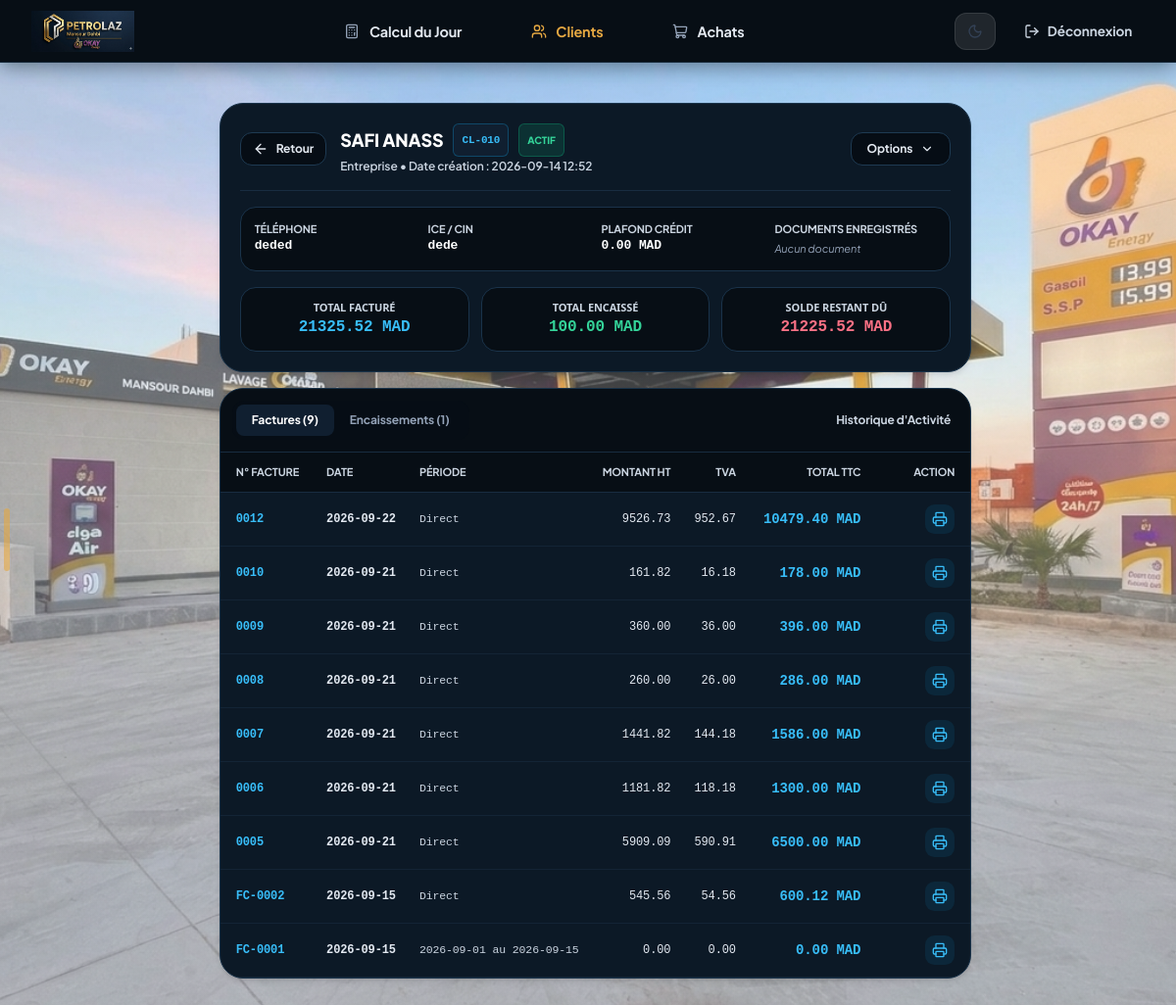
/clients/7 (signed in), run on the app's committed database.
### tables this page shows
CREATE TABLE clients (
            id INTEGER PRIMARY KEY AUTOINCREMENT,
            code TEXT UNIQUE,
            nom TEXT NOT NULL,
            type_client TEXT DEFAULT 'Entreprise',
            contact_nom TEXT,
            telephone TEXT,
            email TEXT,
            adresse TEXT,
            plafond REAL DEFAULT 0.0,
            solde REAL DEFAULT 0.0,
            delai_paiement INTEGER DEFAULT 0,
            mode_paiement TEXT DEFAULT 'Espèces',
            statut TEXT DEFAULT 'ACTIF',
            date_creation TEXT
        , ice TEXT DEFAULT '', document TEXT, doc_rc TEXT DEFAULT '', doc_statuts TEXT DEFAULT '', doc_cin TEXT DEFAULT '');

CREATE TABLE factures_clients (
            id INTEGER PRIMARY KEY AUTOINCREMENT,
            client_id INTEGER,
            numero_facture TEXT UNIQUE NOT NULL,
            date_facture TEXT NOT NULL,
            destinataire_nom TEXT DEFAULT '',
            destinataire_info TEXT DEFAULT '',
            taux_tva REAL DEFAULT 10.0,
            remise_pourcent REAL DEFAULT 0.0,
            montant_remise REAL DEFAULT 0.0,
            montant_ht REAL DEFAULT 0.0,
            montant_tva REAL DEFAULT 0.0,
            montant_ttc REAL NOT NULL,
            mode_paiement TEXT DEFAULT 'Espèces',
            notes TEXT DEFAULT '',
            lignes_json TEXT DEFAULT '[]',
            statut TEXT DEFAULT 'Validée',
            date_creation TEXT DEFAULT '', date_debut TEXT DEFAULT '', date_fin TEXT DEFAULT '',
            FOREIGN KEY (client_id) REFERENCES clients(id) ON DELETE SET NULL
        );

### pages/clients.py (the view)
@router.get("/clients/{client_id}", response_class=HTMLResponse)
async def client_detail_page(request: Request, client_id: int, tab: str = Query("factures")):
    conn = get_db_connection()
    client = conn.execute("SELECT * FROM clients WHERE id = ?", (client_id,)).fetchone()
    if not client:
        conn.close()
        return RedirectResponse(url="/clients", status_code=status.HTTP_303_SEE_OTHER)
    c_dict = dict(client)
    factures_raw = conn.execute("SELECT * FROM factures_clients WHERE client_id = ? ORDER BY date_facture DESC, id DESC", (client_id,)).fetchall()
    encaissements_raw = conn.execute("SELECT * FROM client_encaissements WHERE client_id = ? ORDER BY date_paiement DESC, id DESC", (client_id,)).fetchall()
    conn.close()
    factures = []
    for f in factures_raw:
        f_dict = dict(f)
        lignes_brutes = f_dict.get('lignes_json') or '[]'
        try:
            lignes_obj = json.loads(lignes_brutes) if isinstance(lignes_brutes, str) else lignes_brutes
        except Exception:
            lignes_obj = []
        f_payload = {
            "id": f_dict["id"],
            "numero_facture": f_dict.get("numero_facture", ""),
            "date_facture": f_dict.get("date_facture", ""),
            "montant_ht": float(f_dict.get("montant_ht") or 0.0),
            "montant_tva": float(f_dict.get("montant_tva") or 0.0),
            "montant_ttc": float(f_dict.get("montant_ttc") or 0.0),
            "lignes": lignes_obj
        }
        factures.append({
            **f_dict,
            "montant_ht": float(f_dict.get('montant_ht') or 0.0),
            "montant_tva": float(f_dict.get('montant_tva') or 0.0),
            "montant_ttc": float(f_dict.get('montant_ttc') or 0.0),
            "periode_str": f"{f_dict.get('date_debut')} au {f_dict.get('date_fin')}" if f_dict.get('date_debut') else "Direct",
            "json_payload": json.dumps(f_payload)
        })
    encaissements = []
    for e in encaissements_raw:
        e_dict = dict(e)
        fichier_url = f"/{e_dict['fichier']}" if e_dict.get('fichier') else ""
        e_payload = {
            "id": e_dict["id"],
            "date_paiement": e_dict.get("date_paiement", ""),
            "montant": float(e_dict.get("montant", 0.0)),
            "mode_paiement": e_dict.get("mode_paiement", "Espèces"),
            "reference": e_dict.get("reference", ""),
            "description": e_dict.get("description", ""),
            "fichier": fichier_url
        }
        encaissements.append({
            **e_dict,
            "montant": float(e_dict.get("montant") or 0.0),
            "fichier_url": fichier_url,
            "json_payload": json.dumps(e_payload)
        })
    total_factures = sum(f['montant_ttc'] for f in factures)
    total_encaisse = sum(e['montant'] for e in encaissements)
    template = templates.get_template("clients/client_detail.html")
    inner_html = template.render({
        "request": request,
        "client": c_dict,
        "tab": tab,
        "factures": factures,
        "encaissements": encaissements,
        "total_factures": total_factures,
        "total_encaisse": total_encaisse,
        "solde_actuel": float(c_dict.get('solde') or 0.0)
    })
    return HTMLResponse(layout(inner_html, "clients", request=request))

### templates/clients/client_detail.html (shortened to what this page needs)
<div class="max-w-7xl mx-auto space-y-4 animate-in fade-in duration-150">
    <div class="bg-[#0C1926] p-5 rounded-3xl border border-[#1A334A] shadow-md space-y-4">
        <div class="flex flex-col md:flex-row md:items-center justify-between gap-4 pb-4 border-b border-[#182C40]">
            <div class="flex items-center gap-3.5">
                <a href="/clients" class="inline-flex items-center gap-2 px-3 py-2 rounded-xl bg-[#060D15] hover:bg-[#101F30] text-slate-200 text-xs font-bold border border-[#1E3A52] transition">
                    <i data-lucide="arrow-left" class="w-4 h-4"></i>
                    <span>Retour</span>
                </a>
                <div>
                    <h1 class="text-lg font-black text-white uppercase flex items-center gap-2.5">
                        <span>{{ client.nom }}</span>
                        <span class="text-[11px] font-mono font-bold px-2 py-0.5 rounded-md bg-[#101F30] text-sky-400 border border-sky-500/30">{{ client.code }}</span>
                        {% if client.statut == 'ACTIF' %}
                        <span class="text-[10px] font-black uppercase px-2 py-0.5 rounded-md bg-emerald-500/15 text-emerald-400 border border-emerald-500/30">Actif</span>
                        {% else %}
                        <span class="text-[10px] font-black uppercase px-2 py-0.5 rounded-md bg-slate-500/20 text-slate-300 border border-slate-500/30">Inactif</span>
                        {% endif %}
                    </h1>
                    <p class="text-xs text-slate-300 font-semibold mt-0.5">
                        {{ client.type_client }} • Date création : {{ client.date_creation or '—' }}
                    </p>
                </div>
            </div>
            <div class="relative">
                <button type="button" onclick="toggleOptionMenu(event)" class="inline-flex items-center gap-2 px-4 py-2 rounded-xl bg-[#060D15] hover:bg-[#101F30] border border-[#1E3A52] text-xs font-bold text-slate-200 cursor-pointer transition">
                    <span>Options</span>
                    <i data-lucide="chevron-down" class="w-3.5 h-3.5"></i>
                </button>
            </div>
        </div>
        <div class="grid grid-cols-2 sm:grid-cols-4 gap-3 text-xs bg-[#070E15] p-3.5 rounded-2xl border border-[#1A334A]">
            <div>
                <span class="text-[11px] uppercase font-bold text-slate-300 block">Téléphone</span>
                <span class="font-mono font-bold text-white text-[13px]">{{ client.telephone or 'Non renseigné' }}</span>
            </div>
            <div>
                <span class="text-[11px] uppercase font-bold text-slate-300 block">ICE / CIN</span>
                <span class="font-mono font-bold text-white text-[13px]">{{ client.ice or 'Non renseigné' }}</span>
            </div>
            <div>
                <span class="text-[11px] uppercase font-bold text-slate-300 block">Plafond Crédit</span>
                <span class="font-mono font-bold text-white text-[13px]">{{ "%.2f"|format(client.plafond or 0.0) }} MAD</span>
            </div>
            <div>
                <span class="text-[11px] uppercase font-bold text-slate-300 block">Documents Enregistrés</span>
                <div class="flex items-center gap-1.5 mt-1 flex-wrap">
                    {% if not client.doc_cin and not client.doc_rc and not client.doc_statuts %}
                    <span class="text-slate-400 italic text-[11px]">Aucun document</span>
                    {% endif %}
                </div>
            </div>
        </div>
        <div class="grid grid-cols-1 sm:grid-cols-3 gap-3 font-mono">
            <div class="bg-[#070E15] p-3 rounded-2xl border border-[#1A334A] text-center">
                <span class="text-[11px] text-slate-300 uppercase block font-sans font-bold">Total Facturé</span>
                <strong class="text-sky-400 font-black text-base">{{ "%.2f"|format(total_factures) }} MAD</strong>
            </div>
            <div class="bg-[#070E15] p-3 rounded-2xl border border-[#1A334A] text-center">
                <span class="text-[11px] text-slate-300 uppercase block font-sans font-bold">Total Encaissé</span>
                <strong class="text-emerald-400 font-black text-base">{{ "%.2f"|format(total_encaisse) }} MAD</strong>
            </div>
            <div class="bg-[#070E15] p-3 rounded-2xl border border-[#1A334A] text-center">
                <span class="text-[11px] text-slate-300 uppercase block font-sans font-bold">Solde Restant Dû</span>
                <strong class="{% if solde_actuel > 0 %}text-rose-400{% else %}text-emerald-400{% endif %} font-black text-base">
                    {{ "%.2f"|format(solde_actuel) }} MAD
                </strong>
            </div>
        </div>
    </div>
    <div class="bg-[#0C1926] rounded-3xl border border-[#1A334A] shadow-md overflow-hidden">
        <div class="flex items-center justify-between p-3 border-b border-[#182C40] bg-[#070E15]">
            <div class="inline-flex p-1 bg-[#060D15] rounded-xl text-xs font-bold">
                <button onclick="switchTab('tab-factures')" id="btn-tab-factures" class="tab-btn px-4 py-2 rounded-lg transition {% if tab != 'encaissements' %}bg-[#101F30] text-white shadow-xs{% else %}text-slate-400{% endif %}">
                    Factures ({{ factures|length }})
                </button>
                <button onclick="switchTab('tab-encaissements')" id="btn-tab-encaissements" class="tab-btn px-4 py-2 rounded-lg transition {% if tab == 'encaissements' %}bg-[#101F30] text-white shadow-xs{% else %}text-slate-400{% endif %}">
                    Encaissements ({{ encaissements|length }})
                </button>
            </div>
            <span class="text-xs text-slate-300 font-bold px-2">Historique d'Activité</span>
        </div>
        <div id="tab-factures" class="tab-content {% if tab == 'encaissements' %}hidden{% endif %} overflow-x-auto">
            <table class="w-full text-left border-collapse min-w-[700px]">
                <thead class="bg-[#070E15] border-b border-[#182C40] text-[11px] font-black uppercase text-slate-300">
                    <tr>
                        <th class="py-3 px-4">N° Facture</th>
                        <th class="py-3 px-3">Date</th>
                        <th class="py-3 px-3">Période</th>
                        <th class="py-3 px-3 text-right">Montant HT</th>
                        <th class="py-3 px-3 text-right">TVA</th>
                        <th class="py-3 px-4 text-right">Total TTC</th>
                        <th class="py-3 px-4 text-right w-24">Action</th>
                    </tr>
                </thead>
                <tbody>
                    {% for f in factures %}
                    <tr class="facture-row cursor-pointer border-b border-[#182C40]/60 hover:bg-[#101F30] transition text-xs group"
                        data-facture-id="{{ f.id }}">
                        <td class="py-3 px-4 font-mono font-black text-sky-400 group-hover:underline">{{ f.numero_facture }}</td>
                        <td class="py-3 px-3 font-mono text-slate-200 font-semibold">{{ f.date_facture }}</td>
                        <td class="py-3 px-3 text-slate-300 font-mono text-[11.5px]">{{ f.periode_str }}</td>
                        <td class="py-3 px-3 font-mono text-right text-slate-200">{{ "%.2f"|format(f.montant_ht) }}</td>
                        <td class="py-3 px-3 font-mono text-right text-slate-200">{{ "%.2f"|format(f.montant_tva) }}</td>
                        <td class="py-3 px-4 font-mono font-black text-right text-sky-400 text-[14px]">{{ "%.2f"|format(f.montant_ttc) }} MAD</td>
                        <td class="py-3 px-4 text-right actions-cell">
                            <a href="/factures/{{ f.id }}/imprimer" target="_blank" class="w-8 h-8 rounded-lg bg-sky-500/10 hover:bg-sky-500 text-sky-400 hover:text-white inline-flex items-center justify-center transition" title="Imprimer">
                                <i data-lucide="printer" class="w-4 h-4"></i>
                            </a>
                        </td>
                    </tr>
                    {% else %}
                    <tr><td colspan="7" class="text-center py-12 text-slate-400 text-xs font-semibold italic">Aucune facture enregistrée pour ce client.</td></tr>
                    {% endfor %}
                </tbody>
            </table>
        </div>
    </div>
</div>

### data on the page
clients: nom "SAFI ANASS", code "CL-010", type_client "Entreprise", date_creation "2026-09-14 12:52", telephone "deded", ice "dede", plafond "0.00", solde "21225.52"
factures_clients: numero_facture "0012", date_facture "2026-09-22", periode_str "Direct", montant_ht "9526.73", montant_tva "952.67", montant_ttc "10479.40"
factures_clients: numero_facture "0010", date_facture "2026-09-21", periode_str "Direct", montant_ht "161.82", montant_tva "16.18", montant_ttc "178.00"
factures_clients: numero_facture "0009", date_facture "2026-09-21", periode_str "Direct", montant_ht "360.00", montant_tva "36.00", montant_ttc "396.00"
factures_clients: numero_facture "0008", date_facture "2026-09-21", periode_str "Direct", montant_ht "260.00", montant_tva "26.00", montant_ttc "286.00"
factures_clients: numero_facture "0007", date_facture "2026-09-21", periode_str "Direct", montant_ht "1441.82", montant_tva "144.18", montant_ttc "1586.00"
factures_clients: numero_facture "0006", date_facture "2026-09-21", periode_str "Direct", montant_ht "1181.82", montant_tva "118.18", montant_ttc "1300.00"
factures_clients: numero_facture "0005", date_facture "2026-09-21", periode_str "Direct", montant_ht "5909.09", montant_tva "590.91", montant_ttc "6500.00"
factures_clients: numero_facture "FC-0002", date_facture "2026-09-15", periode_str "Direct", montant_ht "545.56", montant_tva "54.56", montant_ttc "600.12"
factures_clients: numero_facture "FC-0001", date_facture "2026-09-15", periode_str "2026-09-01 au 2026-09-15", montant_ht "0.00", montant_tva "0.00", montant_ttc "0.00"

### other printed values
{{ "%.2f"|format(total_factures) }} "21325.52"
{{ "%.2f"|format(total_encaisse) }} "100.00"
{{ factures|length }} "9"
{{ encaissements|length }} "1"
